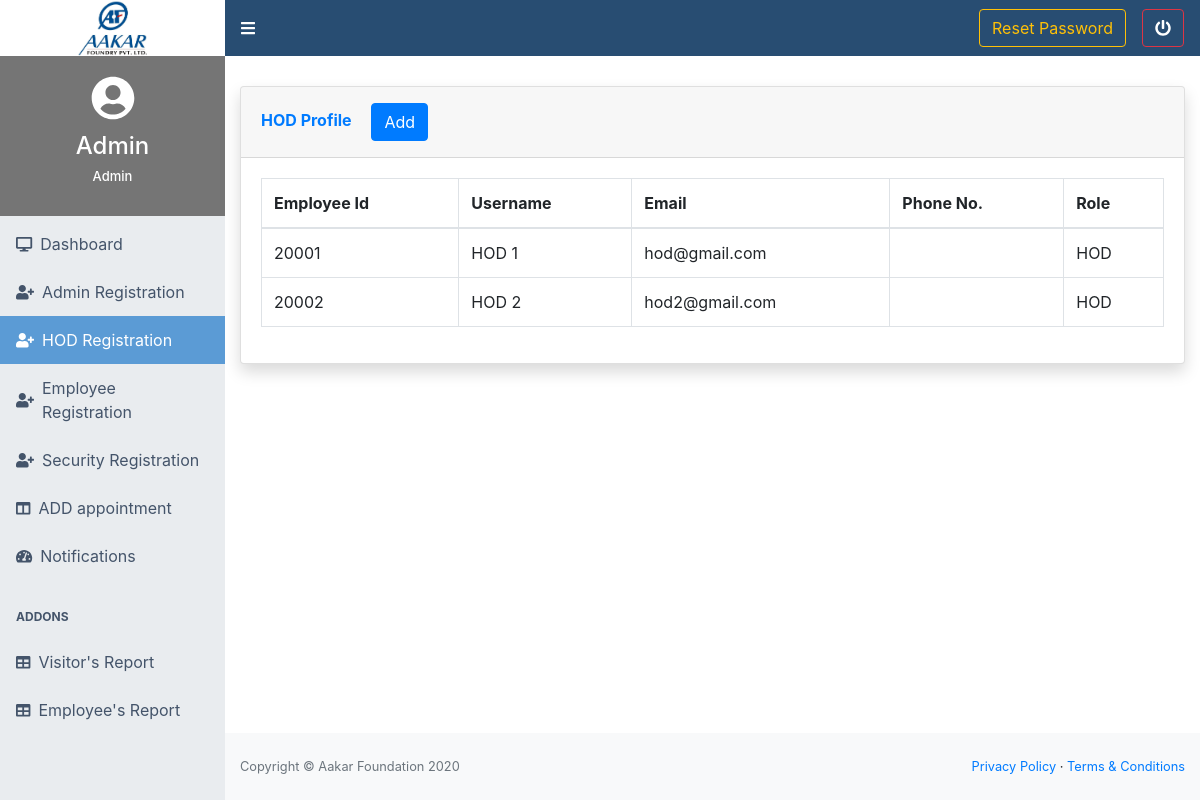
Page /admin_4/add_hod_4.php (signed in) on the earlier database version.
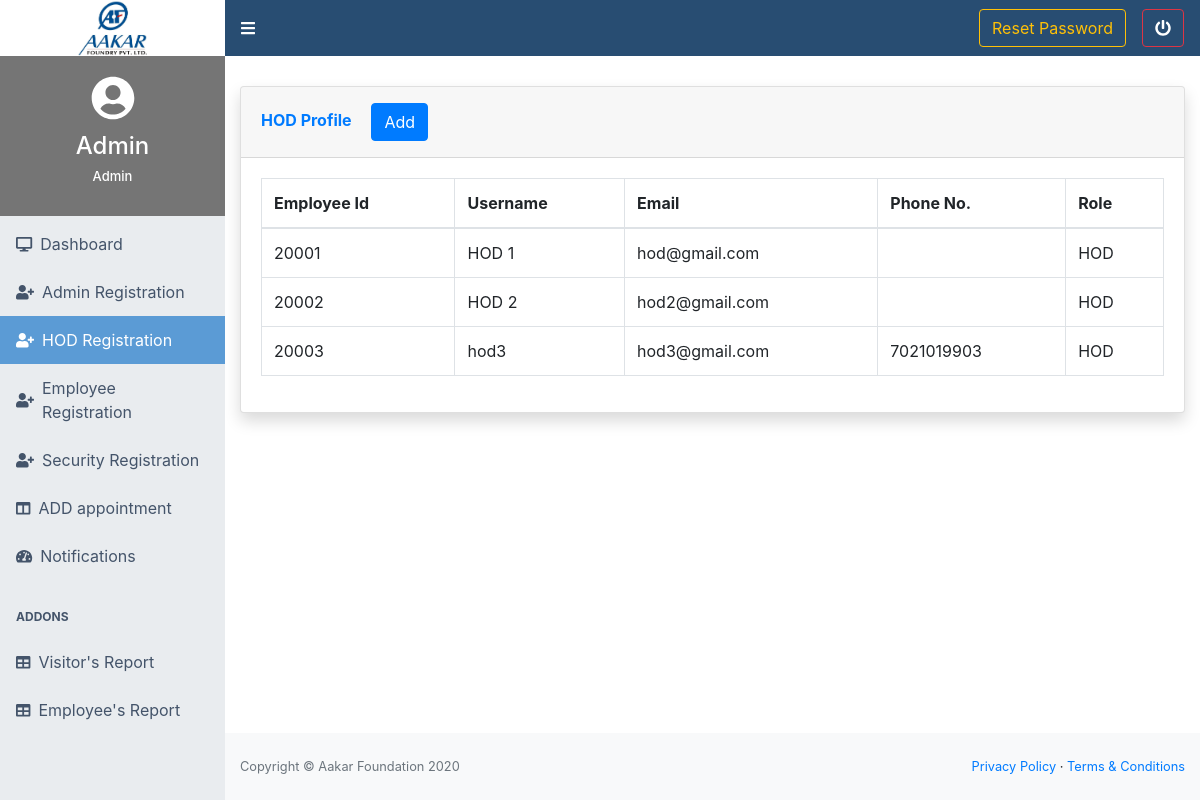
Same page on the later database version.
### tables this page shows
CREATE TABLE `hod` (
  `hod_id` varchar(20) NOT NULL,
  `username` varchar(45) NOT NULL,
  `email` varchar(45) NOT NULL,
  `password` text NOT NULL,
  `first_name` varchar(45) NOT NULL,
  `last_name` varchar(45) NOT NULL,
  `admin_id` varchar(20) NOT NULL,
  `phone_no` varchar(10) NOT NULL
);

### php-utils/signup.utils.php (called while the page is built, shortened)
<?php
if(!function_exists("getUserData")) {
  function getUserData($link,$type,$assignedBy) {
    $query = "SELECT * FROM `".$type."`;";
    $result = mysqli_query($link,$query);
    return $result;
  }
}
?>

### admin_4/add_hod_4.php (the view, shortened to what this page needs)
<?php
include('header_4.php');
include('navbar_4.php');
include('../php-utils/db/db.variables.php');
include('../php-utils/db/db.connection.php');
include('../php-utils/signup.utils.php');
$link = connectionToDB($host, $username, $pass, $db);
$result = getUserData($link,'hod',$_SESSION['id']);
?>
 <main style="margin-top: 30px;">
        <div class="container-fluid">
            <div class="card shadow mb-4">
                <div class="card-header py-3">
                    <h6 class="m-0 font-weight-bold text-primary">HOD Profile
                        <button type="button" class="ml-3 btn btn-primary text-left" data-toggle="modal" data-target="#addhodprofile">Add</button>
                    </h6>
                </div>
                <div class="card-body">
                    <div class="table-responsive">
                        <table class="table table-bordered" id="dataTable" width="100%" cellspacing="0">
                            <thead>
                                <tr>
                                    <th> Employee Id </th>
                                    <th> Username </th>
                                    <th> Email </th>
                                    <th> Phone No. </th>
                                    <th> Role </th>
                                </tr>
                            </thead>
                            <tbody>
                            <?php
while($row = mysqli_fetch_array($result,MYSQLI_ASSOC)){
echo '<tr>
<td>'.$row['hod_id'].'</td>
<td>'.$row['first_name'].' '.$row['last_name'].'</td>
<td>'.$row['email'].'</td>
<td>'.$row['phone_no'].'</td>
<td>HOD</td>
</tr>';
}
?>
                            </tbody>
                        </table>
                    </div>
                </div>
            </div>
        </div>
    </main>
<?php
include('footer_4.php');
include('scripts_4.php');
?>

### admin_4/header_4.php (shortened to what this page needs)
<!DOCTYPE html>
<html lang=en>
<head>
    <link rel="stylesheet" href="https://stackpath.bootstrapcdn.com/bootstrap/4.5.2/css/bootstrap.min.css">
    <link rel="stylesheet" type="text/css" href="css/style.css">
</head>

### admin_4/navbar_4.php (shortened to what this page needs)
<body>
    <nav class="sb-topnav navbar navbar-expand navbar-light sticky-top" style="padding-left: 0; padding-top: 0; padding-bottom: 0; z-index: 1040;">
        <a class="navbar-brand" href="" style="padding: 0;"><img class="logo" src="css/logo.jpg" alt="Aakar Foundry" width="auto" height="56px"></a> <a class="logout-button pl-3" id="sidebarToggle"><i class="fas fa-bars text-white"></i></a>
        <ul class="navbar-nav ml-auto ">
          <li class="nav-item">
              <form method='POST'>
                  <a href="resetpass_4.php"class="btn btn-outline-warning mr-2" type='submit' name='reset-btn'>Reset Password</a>
              </form>
          </li>
          <li class="nav-item">
              <form method='POST'>
                  <button class="btn btn-outline-danger ml-2" type='submit' name='logout-btn'><i class="fas fa-power-off fa-1x text-white"></i></button>
              </form>
          </li>
        </ul>
    </nav>
    <div id="layoutSidenav">
        <div id="layoutSidenav_nav">
            <nav class="sb-sidenav accordion sb-sidenav-dark" id="sidenavAccordion">
                <div class="sb-sidenav-menu">
                    <div class="nav">
                        <div class="profile_info pb-2">
                            <i class="fas fa-user-circle fa-3x pb-1" style="color:white"></i>
                            <h4 class="profile-info-text pt-2">
                                <?php
                                  echo $_SESSION['firstname'];
                                  ?></h4>
                            <h4 class="profile-info-text pb-3" style="font-size: small;">Admin</h4>
                        </div>
                        <a class="pt-3 nav-link" href="booking_4.php">
                            <div class="sb-nav-link-icon"><i class="fas fa-desktop"></i></div>
                            Dashboard <br>
                        </a>
                        <a class="nav-link" href="add_admin_4.php">
                            <div class="sb-nav-link-icon"><i class="fas fa-user-plus"></i></div>
                            Admin Registration
                        </a>
                        <a class="nav-link" href="add_hod_4.php">
                            <div class="sb-nav-link-icon"><i class="fas fa-user-plus"></i></div>
                            HOD Registration
                        </a>
                        <a class="nav-link" href="add_employee_4.php">
                            <div class="sb-nav-link-icon"><i class="fas fa-user-plus"></i></div>
                            Employee Registration
                        </a>
                        <a class="nav-link" href="add_security_4.php">
                            <div class="sb-nav-link-icon"><i class="fas fa-user-plus"></i></div>
                            Security Registration
                        </a>
                        <a class="nav-link" href="new_visitor_4.php">
                            <div class="sb-nav-link-icon"><i class="fas fa-columns"></i></div>
                            ADD appointment
                        </a>
                        <a class="nav-link" href="notification_4.php">
                            <div class="sb-nav-link-icon"><i class="fas fa-tachometer-alt"></i></div>
                            Notifications
                        </a>
                        <div class="sb-sidenav-menu-heading">Addons</div>
                        <a class="nav-link" href="visitor_report.php">
                            <div class="sb-nav-link-icon"><i class="fas fa-table"></i></div>
                            Visitor's Report
                        </a>
                        <a class="nav-link" href="employee_report.php">
                            <div class="sb-nav-link-icon"><i class="fas fa-table"></i></div>
                            Employee's Report
                        </a>
                    </div>
                </div>
        </div>
        <div id="layoutSidenav_content">

### admin_4/footer_4.php
<footer class="py-4 bg-light mt-auto">
    <div class="container-fluid">
        <div class="d-flex align-items-center justify-content-between small">
            <div class="text-muted">Copyright &copy; Aakar Foundation 2020</div>
            <div>
                <a href="#">Privacy Policy</a> &middot;
                <a href="#">Terms &amp; Conditions</a>
            </div>
        </div>
    </div>
</footer>

### admin_4/scripts_4.php (shortened to what this page needs)
</body>
</html>

### admin_4/css/style.css (style rules this page uses)
.profile_info { display: flex; flex-direction: column; justify-content: center; align-items: center; margin-top: 0; padding-top: 20px; background-color: #757575; }
.profile-info-text { color: white; }
.fa-power-off { color: #44546A; }
#layoutSidenav { display: flex; }
#layoutSidenav #layoutSidenav_nav { flex-basis: 225px; flex-shrink: 0; transition: transform 0.15s ease-in-out; z-index: 1038; transform: translateX(-225px); }
#layoutSidenav #layoutSidenav_content { position: relative; display: flex; flex-direction: column; min-width: 0; flex-grow: 1; min-height: calc(100vh - 56px); margin-left: -225px; }
@media (min-width: 992px) { #layoutSidenav #layoutSidenav_nav { transform: translateX(0); } }
@media (min-width: 992px) { #layoutSidenav #layoutSidenav_content { margin-left: 0; transition: margin 0.15s ease-in-out; } }
.nav .nav-link .sb-nav-link-icon, .sb-sidenav-menu .nav-link .sb-nav-link-icon { margin-right: 0.5rem; }
.sb-topnav { padding-left: 0; height: 56px; z-index: 1039; background-color: #284d72; }
.sb-topnav .navbar-brand { width: 225px; padding-left: 1rem; padding-right: 1rem; margin: 0; background-color: white; text-align: center; }
.sb-topnav.navbar-light #sidebarToggle { color: #44546A; }
.sb-sidenav { display: flex; flex-direction: column; height: 100%; flex-wrap: nowrap; }
.sb-sidenav .sb-sidenav-menu { flex-grow: 1; }
.sb-sidenav .sb-sidenav-menu .nav { flex-direction: column; flex-wrap: nowrap; }
.sb-sidenav .sb-sidenav-menu .nav .sb-sidenav-menu-heading { padding: 1.75rem 1rem 0.75rem; font-size: 0.75rem; font-weight: bold; text-transform: uppercase; }
.sb-sidenav .sb-sidenav-menu .nav .nav-link { display: flex; align-items: center; padding-top: 0.75rem; padding-bottom: 0.75rem; position: relative; }
.sb-sidenav .sb-sidenav-menu .nav .nav-link .sb-nav-link-icon { font-size: 0.9rem; }
.sb-sidenav-dark { background-color: #e9ecef; color: #2f323a; }
.sb-sidenav-dark .sb-sidenav-menu .sb-sidenav-menu-heading { color: #44546A; }
.sb-sidenav-dark .sb-sidenav-menu .nav-link { color: #44546A; }
.sb-sidenav-dark .sb-sidenav-menu .nav-link .sb-nav-link-icon { color: #44546A; }
.sb-sidenav-dark .sb-sidenav-menu .nav-link.active { color: #fff; background: #5B9BD5; }
.sb-sidenav-dark .sb-sidenav-menu .nav-link.active .sb-nav-link-icon { color: #fff; }

Differences in the rows shown:
added hod: hod_id "20003", first_name "hod3", email "hod3@gmail.com", phone_no "7021019903"
